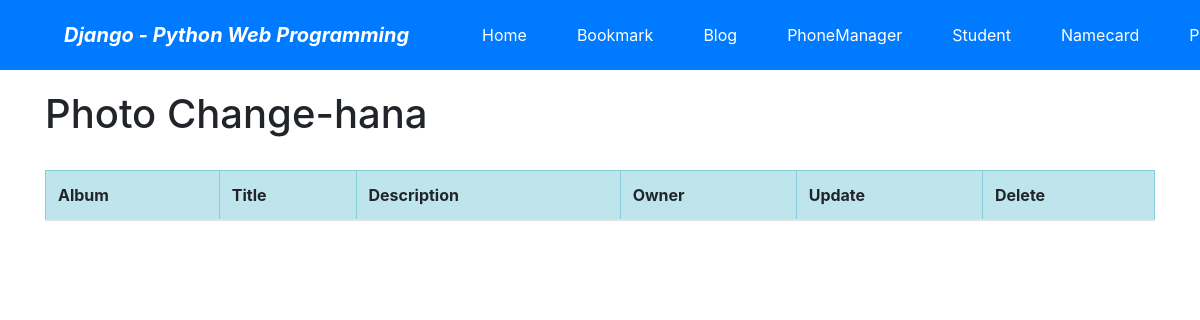
The page /photo/photo/change/ (signed in) on the database as committed earlier.
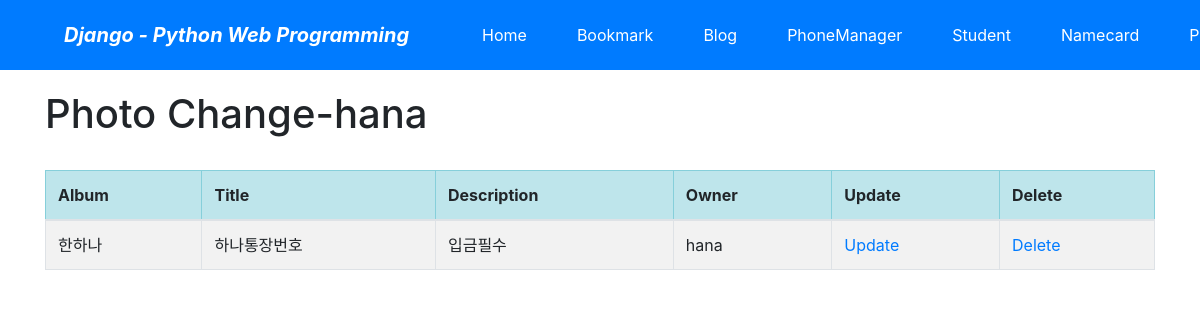
The same page on the database as committed later.
### photo/models.py (models this page shows, shortened)
class Photo(models.Model):
    album= models.ForeignKey(Album, on_delete=models.CASCADE)
    title=models.CharField('TITLE', max_length=30)
    description=models.TextField('Photo Description', blank=True)
    image=ThumbnailImageField('IMAGE',upload_to='photo/%Y/%m')
    upload_dt=models.DateTimeField('UPLOAD DATE', auto_now_add=True)
    owner = models.ForeignKey('auth.User', on_delete=models.CASCADE, verbose_name='OWNER', blank=True, null=True)
    class Meta:
        ordering=('title',)

class Album(models.Model):
    name=models.CharField('NAME', max_length=30)
    description=models.CharField('One Line Description', max_length=100, blank=True)
    owner = models.ForeignKey('auth.User', on_delete=models.CASCADE, verbose_name='OWNER', blank=True, null=True)
    class Meta:
        ordering=('name',)
    def __str__(self):
        return self.name

### photo/views.py (the view)
# urls.py: path('photo/change/', views.PhotoChangeLV.as_view(), name='photo_change'),
class PhotoChangeLV(LoginRequiredMixin, ListView):
    model = Photo
    template_name = 'photo/photo_change_list.html'
    def get_queryset(self):
        return Photo.objects.filter(owner=self.request.user)

### photo/templates/photo/photo_change_list.html (shortened to what this page needs)
{% extends "base.html" %}
{% block content %}
<h1>Photo Change-{{user}}</h1>
<br>
<table class="table table-bordered table-condensed table-striped">
    <thead>
    <tr class="table-info">
        <th>Album</th>
        <th>Title</th>
        <th>Description</th>
        <th>Owner</th>
        <th>Update</th>
        <th>Delete</th>
    </tr>
    </thead>
    <tbody>
    {% for item in object_list %}
    <tr>
        <td>{{item.album}}</td>
        <td>{{item.title}}</td>
        <td>{{item.description}}</td>
        <td>{{item.owner}}</td>
        <td><a href="{% url 'photo:photo_update' item.id %}">Update</a> </td>
        <td><a href="{% url 'photo:photo_delete' item.id %}">Delete</a> </td>
    </tr>
    {% endfor %}
    </tbody>
</table>
{% endblock %}

### templates/base.html (shortened to what this page needs)
<!DOCTYPE html>
<html lang="ko">
<head>
    <link rel="stylesheet" href="https://stackpath.bootstrapcdn.com/bootstrap/4.3.1/css/bootstrap.min.css">
</head>
<body style="padding-top:90px;">
<nav class="navbar navbar-expand-lg navbar-dark bg-primary fixed-top">
    <span class="navbar-brand mx-5 mb-0 font-weight-bold font-italic">Django - Python Web Programming</span>
    <div class="collapse navbar-collapse" id="navbarSupportedContent">
        <ul class="navbar-nav mr-auto">
            <li class="nav-item mx-1 btn btn-primary">
                <a class="nav-link text-white" href="{% url 'home' %}">Home</a></li>
            <li class="nav-item mx-1 btn btn-primary">
                <a class="nav-link text-white" href="{% url 'bookmark:index' %}">Bookmark</a></li>
            <li class="nav-item mx-1 btn btn-primary">
                <a class="nav-link text-white" href="{% url 'blog:index' %}">Blog</a></li>
             <li class="nav-item mx-1 btn btn-primary">
                <a class="nav-link text-white" href="{% url 'phone:index' %}">PhoneManager</a></li>
            <li class="nav-item mx-1 btn btn-primary">
                <a class="nav-link text-white" href="{% url 'student:index' %}">Student</a></li>
            <li class="nav-item mx-1 btn btn-primary">
                <a class="nav-link text-white" href="{% url 'namecard:index' %}">Namecard</a></li>
            <li class="nav-item mx-1 btn btn-primary">
                <a class="nav-link text-white" href="{% url 'photo:index' %}">Photo</a></li>
        </ul>
    </div>
</nav>
<div class="container">
    {% block content %}{% endblock %}
</div>
</body>
</html>

Rows that differ between the two databases and show on the page:
added Photo: album "한하나", title "하나통장번호", description "입금필수", owner "hana"
